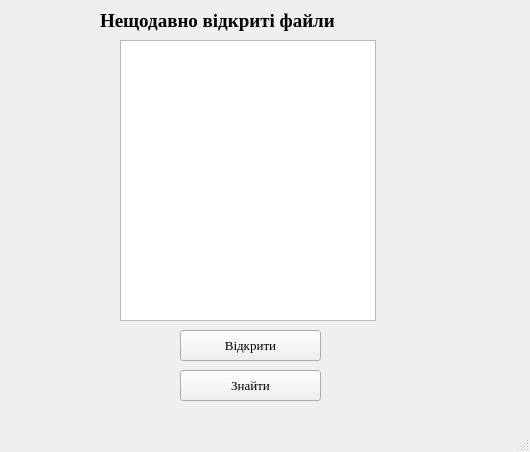
<?xml version="1.0" encoding="UTF-8"?>
<ui version="4.0">
 <class>MainWindow</class>
 <widget class="QMainWindow" name="MainWindow">
  <property name="geometry">
   <rect>
    <x>0</x>
    <y>0</y>
    <width>530</width>
    <height>452</height>
   </rect>
  </property>
  <property name="windowTitle">
   <string>MainWindow</string>
  </property>
  <widget class="QWidget" name="centralwidget">
   <widget class="QListWidget" name="listWidget">
    <property name="geometry">
     <rect>
      <x>120</x>
      <y>40</y>
      <width>256</width>
      <height>281</height>
     </rect>
    </property>
   </widget>
   <widget class="QPushButton" name="pushButton">
    <property name="geometry">
     <rect>
      <x>180</x>
      <y>370</y>
      <width>141</width>
      <height>31</height>
     </rect>
    </property>
    <property name="font">
     <font>
      <family>Times New Roman</family>
      <pointsize>10</pointsize>
     </font>
    </property>
    <property name="text">
     <string>Знайти</string>
    </property>
   </widget>
   <widget class="QLabel" name="label">
    <property name="geometry">
     <rect>
      <x>100</x>
      <y>10</y>
      <width>341</width>
      <height>21</height>
     </rect>
    </property>
    <property name="font">
     <font>
      <family>Times New Roman</family>
      <pointsize>14</pointsize>
      <weight>75</weight>
      <bold>true</bold>
     </font>
    </property>
    <property name="text">
     <string>Нещодавно відкриті файли</string>
    </property>
   </widget>
   <widget class="QPushButton" name="pushButton_2">
    <property name="geometry">
     <rect>
      <x>180</x>
      <y>330</y>
      <width>141</width>
      <height>31</height>
     </rect>
    </property>
    <property name="font">
     <font>
      <family>Times New Roman</family>
      <pointsize>10</pointsize>
     </font>
    </property>
    <property name="text">
     <string>Відкрити</string>
    </property>
   </widget>
  </widget>
  <widget class="QMenuBar" name="menubar">
   <property name="geometry">
    <rect>
     <x>0</x>
     <y>0</y>
     <width>530</width>
     <height>26</height>
    </rect>
   </property>
  </widget>
  <widget class="QStatusBar" name="statusbar"/>
 </widget>
 <resources/>
 <connections/>
</ui>
